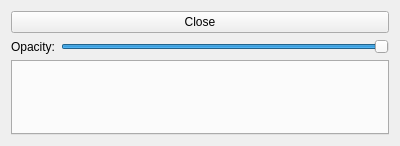
<?xml version="1.0" encoding="UTF-8"?>
<ui version="4.0">
 <class>QuickControlViewWidget</class>
 <widget class="QWidget" name="QuickControlViewWidget">
  <property name="geometry">
   <rect>
    <x>0</x>
    <y>0</y>
    <width>400</width>
    <height>146</height>
   </rect>
  </property>
  <property name="sizePolicy">
   <sizepolicy hsizetype="Expanding" vsizetype="Expanding">
    <horstretch>0</horstretch>
    <verstretch>0</verstretch>
   </sizepolicy>
  </property>
  <property name="maximumSize">
   <size>
    <width>500</width>
    <height>16777215</height>
   </size>
  </property>
  <property name="mouseTracking">
   <bool>false</bool>
  </property>
  <property name="windowTitle">
   <string>Form</string>
  </property>
  <property name="windowOpacity">
   <double>0.950000000000000</double>
  </property>
  <property name="styleSheet">
   <string notr="true"/>
  </property>
  <layout class="QGridLayout" name="gridLayout">
   <item row="4" column="0" colspan="2">
    <widget class="QWidget" name="m_widget_groupBoxes" native="true">
     <layout class="QVBoxLayout" name="verticalLayout">
      <property name="leftMargin">
       <number>0</number>
      </property>
      <property name="topMargin">
       <number>0</number>
      </property>
      <property name="rightMargin">
       <number>0</number>
      </property>
      <property name="bottomMargin">
       <number>0</number>
      </property>
      <item>
       <layout class="QGridLayout" name="m_gridLayout_groupBoxes">
        <property name="topMargin">
         <number>0</number>
        </property>
        <item row="0" column="0">
         <widget class="QTabWidget" name="m_pTabWidget">
          <property name="enabled">
           <bool>true</bool>
          </property>
         </widget>
        </item>
       </layout>
      </item>
     </layout>
    </widget>
   </item>
   <item row="1" column="0" colspan="2">
    <widget class="QWidget" name="m_widget_opacity" native="true">
     <property name="sizePolicy">
      <sizepolicy hsizetype="Preferred" vsizetype="Preferred">
       <horstretch>0</horstretch>
       <verstretch>0</verstretch>
      </sizepolicy>
     </property>
     <layout class="QFormLayout" name="formLayout">
      <property name="leftMargin">
       <number>0</number>
      </property>
      <property name="topMargin">
       <number>0</number>
      </property>
      <property name="rightMargin">
       <number>0</number>
      </property>
      <property name="bottomMargin">
       <number>0</number>
      </property>
      <item row="0" column="0">
       <widget class="QLabel" name="m_label_opacity">
        <property name="text">
         <string>Opacity:</string>
        </property>
       </widget>
      </item>
      <item row="0" column="1">
       <widget class="QSlider" name="m_horizontalSlider_opacity">
        <property name="minimum">
         <number>25</number>
        </property>
        <property name="maximum">
         <number>100</number>
        </property>
        <property name="pageStep">
         <number>1</number>
        </property>
        <property name="value">
         <number>100</number>
        </property>
        <property name="orientation">
         <enum>Qt::Horizontal</enum>
        </property>
       </widget>
      </item>
     </layout>
    </widget>
   </item>
   <item row="0" column="0" colspan="2">
    <layout class="QGridLayout" name="m_gridLayout_buttons">
     <item row="0" column="0">
      <widget class="QPushButton" name="m_pushButton_close">
       <property name="maximumSize">
        <size>
         <width>16777215</width>
         <height>16777215</height>
        </size>
       </property>
       <property name="text">
        <string>Close</string>
       </property>
      </widget>
     </item>
    </layout>
   </item>
  </layout>
 </widget>
 <resources/>
 <connections/>
</ui>
